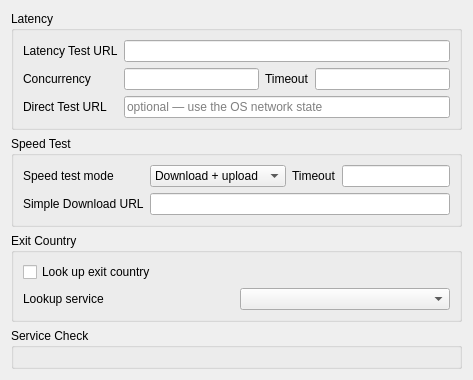
     <widget class="QWidget" name="tab_testing">
      <attribute name="title">
       <string>Testing</string>
      </attribute>
      <layout class="QVBoxLayout" name="verticalLayout_testing">
       <item>
        <widget class="QGroupBox" name="latency_box">
         <property name="uiFoldInto" stdset="0">
          <string notr="true">tab_connection</string>
         </property>
         <property name="title">
          <string>Latency</string>
         </property>
         <layout class="QGridLayout" name="gridLayout_latency">
          <item row="0" column="0">
           <widget class="QLabel" name="label_13">
            <property name="text">
             <string>Latency Test URL</string>
            </property>
           </widget>
          </item>
          <item row="0" column="1">
           <widget class="QLineEdit" name="test_latency_url"/>
          </item>
          <item row="1" column="0">
           <widget class="QLabel" name="label_14">
            <property name="uiLevel" stdset="0">
             <string notr="true">advanced</string>
            </property>
            <property name="text">
             <string>Concurrency</string>
            </property>
           </widget>
          </item>
          <item row="1" column="1">
           <layout class="QHBoxLayout" name="horizontalLayout_url_test" stretch="1,0,1">
            <item>
             <widget class="QLineEdit" name="test_concurrent">
              <property name="uiLevel" stdset="0">
               <string notr="true">advanced</string>
              </property>
             </widget>
            </item>
            <item>
             <widget class="QLabel" name="label_22">
              <property name="uiLevel" stdset="0">
               <string notr="true">advanced</string>
              </property>
              <property name="toolTip">
               <string>URL test timeout in ms; multiplexed profiles need more time.</string>
              </property>
              <property name="text">
               <string>Timeout</string>
              </property>
             </widget>
            </item>
            <item>
             <widget class="QLineEdit" name="url_timeout">
              <property name="uiLevel" stdset="0">
               <string notr="true">advanced</string>
              </property>
             </widget>
            </item>
           </layout>
          </item>
          <item row="2" column="0">
           <widget class="QLabel" name="label_direct_test_url">
            <property name="uiLevel" stdset="0">
             <string notr="true">advanced</string>
            </property>
            <property name="toolTip">
             <string>Fetched without proxy to check internet access. Empty: OS network state.</string>
            </property>
            <property name="text">
             <string>Direct Test URL</string>
            </property>
           </widget>
          </item>
          <item row="2" column="1">
           <widget class="QLineEdit" name="direct_test_url">
            <property name="uiLevel" stdset="0">
             <string notr="true">advanced</string>
            </property>
            <property name="placeholderText">
             <string>optional — use the OS network state</string>
            </property>
           </widget>
          </item>
         </layout>
        </widget>
       </item>
       <item>
        <widget class="QGroupBox" name="speedtest_box">
         <property name="uiLevel" stdset="0">
          <string notr="true">advanced</string>
         </property>
         <property name="title">
          <string>Speed Test</string>
         </property>
         <layout class="QGridLayout" name="gridLayout_speedtest">
          <item row="0" column="0">
           <widget class="QLabel" name="label_12">
            <property name="uiLevel" stdset="0">
             <string notr="true">advanced</string>
            </property>
            <property name="text">
             <string>Speed test mode</string>
            </property>
           </widget>
          </item>
          <item row="0" column="1">
           <layout class="QHBoxLayout" name="horizontalLayout_speedtest" stretch="1,0,1">
            <item>
             <widget class="QComboBox" name="speedtest_mode">
              <property name="uiLevel" stdset="0">
               <string notr="true">advanced</string>
              </property>
              <item>
               <property name="text">
                <string>Download + upload</string>
               </property>
              </item>
              <item>
               <property name="text">
                <string>Only download</string>
               </property>
              </item>
              <item>
               <property name="text">
                <string>Only upload</string>
               </property>
              </item>
              <item>
               <property name="text">
                <string>Simple download</string>
               </property>
              </item>
             </widget>
            </item>
            <item>
             <widget class="QLabel" name="label_19">
              <property name="uiLevel" stdset="0">
               <string notr="true">advanced</string>
              </property>
              <property name="toolTip">
               <string>Timeout for each speed test, in milliseconds.</string>
              </property>
              <property name="text">
               <string>Timeout</string>
              </property>
             </widget>
            </item>
            <item>
             <widget class="QLineEdit" name="test_timeout">
              <property name="uiLevel" stdset="0">
               <string notr="true">advanced</string>
              </property>
             </widget>
            </item>
           </layout>
          </item>
          <item row="1" column="0">
           <widget class="QLabel" name="label_16">
            <property name="uiLevel" stdset="0">
             <string notr="true">advanced</string>
            </property>
            <property name="text">
             <string>Simple Download URL</string>
            </property>
           </widget>
          </item>
          <item row="1" column="1">
           <widget class="QLineEdit" name="simple_down_url">
            <property name="uiLevel" stdset="0">
             <string notr="true">advanced</string>
            </property>
           </widget>
          </item>
         </layout>
        </widget>
       </item>
       <item>
        <widget class="QGroupBox" name="exit_country_box">
         <property name="uiFoldInto" stdset="0">
          <string notr="true">tab_connection</string>
         </property>
         <property name="title">
          <string>Exit Country</string>
         </property>
         <layout class="QGridLayout" name="gridLayout_exit_country">
          <item row="0" column="0" colspan="2">
           <widget class="QCheckBox" name="exit_country_lookup">
            <property name="toolTip">
             <string>After connecting, look up the exit IP and country through the proxy.</string>
            </property>
            <property name="text">
             <string>Look up exit country</string>
            </property>
           </widget>
          </item>
          <item row="1" column="0">
           <widget class="QLabel" name="label_exit_lookup_provider">
            <property name="uiLevel" stdset="0">
             <string notr="true">advanced</string>
            </property>
            <property name="text">
             <string>Lookup service</string>
            </property>
            <property name="buddy">
             <cstring>exit_lookup_provider</cstring>
            </property>
           </widget>
          </item>
          <item row="1" column="1">
           <widget class="QComboBox" name="exit_lookup_provider">
            <property name="uiLevel" stdset="0">
             <string notr="true">advanced</string>
            </property>
           </widget>
          </item>
         </layout>
        </widget>
       </item>
       <item>
        <widget class="QGroupBox" name="service_check_box">
         <property name="uiFoldInto" stdset="0">
          <string notr="true">tab_connection</string>
         </property>
         <property name="title">
          <string>Service Check</string>
         </property>
         <layout class="QVBoxLayout" name="serviceCheckLayout"/>
        </widget>
       </item>
       <item>
        <spacer name="verticalSpacer_testing">
         <property name="orientation">
          <enum>Qt::Orientation::Vertical</enum>
         </property>
         <property name="sizeHint" stdset="0">
          <size>
           <width>20</width>
           <height>0</height>
          </size>
         </property>
        </spacer>
       </item>
      </layout>
     </widget>
